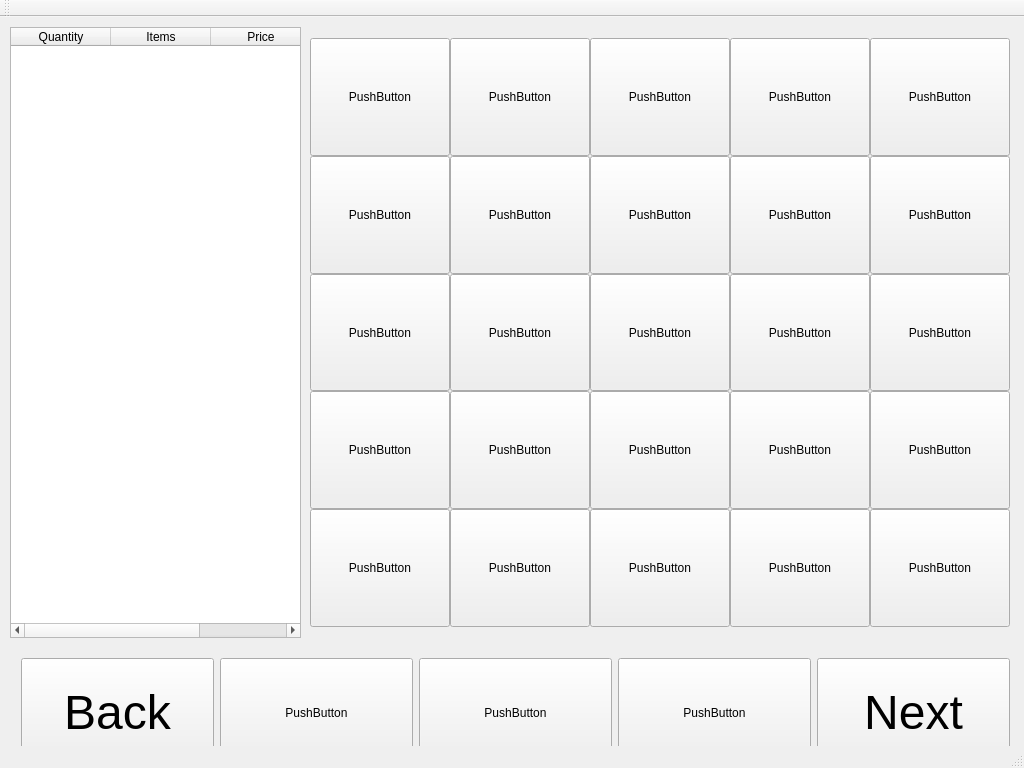
<?xml version="1.0" encoding="UTF-8"?>
<ui version="4.0">
 <class>MenuEntry</class>
 <widget class="QMainWindow" name="MenuEntry">
  <property name="geometry">
   <rect>
    <x>0</x>
    <y>0</y>
    <width>1024</width>
    <height>768</height>
   </rect>
  </property>
  <property name="minimumSize">
   <size>
    <width>1024</width>
    <height>768</height>
   </size>
  </property>
  <property name="maximumSize">
   <size>
    <width>1024</width>
    <height>768</height>
   </size>
  </property>
  <property name="windowTitle">
   <string>MainWindow</string>
  </property>
  <widget class="QWidget" name="centralWidget">
   <widget class="QWidget" name="gridLayoutWidget">
    <property name="geometry">
     <rect>
      <x>310</x>
      <y>10</y>
      <width>711</width>
      <height>611</height>
     </rect>
    </property>
    <layout class="QGridLayout" name="Menu_Buttons" rowstretch="0,0,0,0,0" rowminimumheight="0,0,0,0,0">
     <property name="sizeConstraint">
      <enum>QLayout::SetMinimumSize</enum>
     </property>
     <property name="leftMargin">
      <number>0</number>
     </property>
     <property name="spacing">
      <number>0</number>
     </property>
     <item row="2" column="1">
      <widget class="QPushButton" name="btn12">
       <property name="sizePolicy">
        <sizepolicy hsizetype="Preferred" vsizetype="Preferred">
         <horstretch>0</horstretch>
         <verstretch>0</verstretch>
        </sizepolicy>
       </property>
       <property name="text">
        <string>PushButton</string>
       </property>
      </widget>
     </item>
     <item row="3" column="0">
      <widget class="QPushButton" name="btn16">
       <property name="sizePolicy">
        <sizepolicy hsizetype="Preferred" vsizetype="Preferred">
         <horstretch>0</horstretch>
         <verstretch>0</verstretch>
        </sizepolicy>
       </property>
       <property name="text">
        <string>PushButton</string>
       </property>
      </widget>
     </item>
     <item row="2" column="0">
      <widget class="QPushButton" name="btn11">
       <property name="sizePolicy">
        <sizepolicy hsizetype="Preferred" vsizetype="Preferred">
         <horstretch>0</horstretch>
         <verstretch>0</verstretch>
        </sizepolicy>
       </property>
       <property name="text">
        <string>PushButton</string>
       </property>
      </widget>
     </item>
     <item row="3" column="1">
      <widget class="QPushButton" name="btn17">
       <property name="sizePolicy">
        <sizepolicy hsizetype="Preferred" vsizetype="Preferred">
         <horstretch>0</horstretch>
         <verstretch>0</verstretch>
        </sizepolicy>
       </property>
       <property name="text">
        <string>PushButton</string>
       </property>
      </widget>
     </item>
     <item row="1" column="0">
      <widget class="QPushButton" name="btn06">
       <property name="sizePolicy">
        <sizepolicy hsizetype="Preferred" vsizetype="Preferred">
         <horstretch>0</horstretch>
         <verstretch>0</verstretch>
        </sizepolicy>
       </property>
       <property name="text">
        <string>PushButton</string>
       </property>
      </widget>
     </item>
     <item row="4" column="1">
      <widget class="QPushButton" name="btn22">
       <property name="sizePolicy">
        <sizepolicy hsizetype="Preferred" vsizetype="Preferred">
         <horstretch>0</horstretch>
         <verstretch>0</verstretch>
        </sizepolicy>
       </property>
       <property name="text">
        <string>PushButton</string>
       </property>
      </widget>
     </item>
     <item row="0" column="1">
      <widget class="QPushButton" name="btn02">
       <property name="sizePolicy">
        <sizepolicy hsizetype="Preferred" vsizetype="Preferred">
         <horstretch>0</horstretch>
         <verstretch>0</verstretch>
        </sizepolicy>
       </property>
       <property name="text">
        <string>PushButton</string>
       </property>
      </widget>
     </item>
     <item row="1" column="1">
      <widget class="QPushButton" name="btn07">
       <property name="sizePolicy">
        <sizepolicy hsizetype="Preferred" vsizetype="Preferred">
         <horstretch>0</horstretch>
         <verstretch>0</verstretch>
        </sizepolicy>
       </property>
       <property name="text">
        <string>PushButton</string>
       </property>
      </widget>
     </item>
     <item row="3" column="3">
      <widget class="QPushButton" name="btn19">
       <property name="sizePolicy">
        <sizepolicy hsizetype="Preferred" vsizetype="Preferred">
         <horstretch>0</horstretch>
         <verstretch>0</verstretch>
        </sizepolicy>
       </property>
       <property name="text">
        <string>PushButton</string>
       </property>
      </widget>
     </item>
     <item row="0" column="2">
      <widget class="QPushButton" name="btn03">
       <property name="sizePolicy">
        <sizepolicy hsizetype="Preferred" vsizetype="Preferred">
         <horstretch>0</horstretch>
         <verstretch>0</verstretch>
        </sizepolicy>
       </property>
       <property name="text">
        <string>PushButton</string>
       </property>
      </widget>
     </item>
     <item row="1" column="3">
      <widget class="QPushButton" name="btn09">
       <property name="sizePolicy">
        <sizepolicy hsizetype="Preferred" vsizetype="Preferred">
         <horstretch>0</horstretch>
         <verstretch>0</verstretch>
        </sizepolicy>
       </property>
       <property name="text">
        <string>PushButton</string>
       </property>
      </widget>
     </item>
     <item row="2" column="2">
      <widget class="QPushButton" name="btn13">
       <property name="sizePolicy">
        <sizepolicy hsizetype="Preferred" vsizetype="Preferred">
         <horstretch>0</horstretch>
         <verstretch>0</verstretch>
        </sizepolicy>
       </property>
       <property name="text">
        <string>PushButton</string>
       </property>
      </widget>
     </item>
     <item row="2" column="4">
      <widget class="QPushButton" name="btn15">
       <property name="sizePolicy">
        <sizepolicy hsizetype="Preferred" vsizetype="Preferred">
         <horstretch>0</horstretch>
         <verstretch>0</verstretch>
        </sizepolicy>
       </property>
       <property name="text">
        <string>PushButton</string>
       </property>
      </widget>
     </item>
     <item row="0" column="3">
      <widget class="QPushButton" name="btn04">
       <property name="sizePolicy">
        <sizepolicy hsizetype="Preferred" vsizetype="Preferred">
         <horstretch>0</horstretch>
         <verstretch>0</verstretch>
        </sizepolicy>
       </property>
       <property name="text">
        <string>PushButton</string>
       </property>
      </widget>
     </item>
     <item row="3" column="2">
      <widget class="QPushButton" name="btn18">
       <property name="sizePolicy">
        <sizepolicy hsizetype="Preferred" vsizetype="Preferred">
         <horstretch>0</horstretch>
         <verstretch>0</verstretch>
        </sizepolicy>
       </property>
       <property name="text">
        <string>PushButton</string>
       </property>
      </widget>
     </item>
     <item row="4" column="2">
      <widget class="QPushButton" name="btn23">
       <property name="sizePolicy">
        <sizepolicy hsizetype="Preferred" vsizetype="Preferred">
         <horstretch>0</horstretch>
         <verstretch>0</verstretch>
        </sizepolicy>
       </property>
       <property name="text">
        <string>PushButton</string>
       </property>
      </widget>
     </item>
     <item row="1" column="4">
      <widget class="QPushButton" name="btn10">
       <property name="sizePolicy">
        <sizepolicy hsizetype="Preferred" vsizetype="Preferred">
         <horstretch>0</horstretch>
         <verstretch>0</verstretch>
        </sizepolicy>
       </property>
       <property name="text">
        <string>PushButton</string>
       </property>
      </widget>
     </item>
     <item row="3" column="4">
      <widget class="QPushButton" name="btn20">
       <property name="sizePolicy">
        <sizepolicy hsizetype="Preferred" vsizetype="Preferred">
         <horstretch>0</horstretch>
         <verstretch>0</verstretch>
        </sizepolicy>
       </property>
       <property name="text">
        <string>PushButton</string>
       </property>
      </widget>
     </item>
     <item row="4" column="4">
      <widget class="QPushButton" name="btn25">
       <property name="sizePolicy">
        <sizepolicy hsizetype="Preferred" vsizetype="Preferred">
         <horstretch>0</horstretch>
         <verstretch>0</verstretch>
        </sizepolicy>
       </property>
       <property name="text">
        <string>PushButton</string>
       </property>
      </widget>
     </item>
     <item row="2" column="3">
      <widget class="QPushButton" name="btn14">
       <property name="sizePolicy">
        <sizepolicy hsizetype="Preferred" vsizetype="Preferred">
         <horstretch>0</horstretch>
         <verstretch>0</verstretch>
        </sizepolicy>
       </property>
       <property name="text">
        <string>PushButton</string>
       </property>
      </widget>
     </item>
     <item row="0" column="4">
      <widget class="QPushButton" name="btn05">
       <property name="sizePolicy">
        <sizepolicy hsizetype="Preferred" vsizetype="Preferred">
         <horstretch>0</horstretch>
         <verstretch>0</verstretch>
        </sizepolicy>
       </property>
       <property name="text">
        <string>PushButton</string>
       </property>
      </widget>
     </item>
     <item row="4" column="3">
      <widget class="QPushButton" name="btn24">
       <property name="sizePolicy">
        <sizepolicy hsizetype="Preferred" vsizetype="Preferred">
         <horstretch>0</horstretch>
         <verstretch>0</verstretch>
        </sizepolicy>
       </property>
       <property name="text">
        <string>PushButton</string>
       </property>
      </widget>
     </item>
     <item row="1" column="2">
      <widget class="QPushButton" name="btn08">
       <property name="sizePolicy">
        <sizepolicy hsizetype="Preferred" vsizetype="Preferred">
         <horstretch>0</horstretch>
         <verstretch>0</verstretch>
        </sizepolicy>
       </property>
       <property name="text">
        <string>PushButton</string>
       </property>
      </widget>
     </item>
     <item row="0" column="0">
      <widget class="QPushButton" name="btn01">
       <property name="enabled">
        <bool>true</bool>
       </property>
       <property name="sizePolicy">
        <sizepolicy hsizetype="Preferred" vsizetype="Preferred">
         <horstretch>0</horstretch>
         <verstretch>0</verstretch>
        </sizepolicy>
       </property>
       <property name="text">
        <string>PushButton</string>
       </property>
      </widget>
     </item>
     <item row="4" column="0">
      <widget class="QPushButton" name="btn21">
       <property name="sizePolicy">
        <sizepolicy hsizetype="Preferred" vsizetype="Preferred">
         <horstretch>0</horstretch>
         <verstretch>0</verstretch>
        </sizepolicy>
       </property>
       <property name="text">
        <string>PushButton</string>
       </property>
      </widget>
     </item>
    </layout>
   </widget>
   <widget class="QTableWidget" name="tableWidget">
    <property name="geometry">
     <rect>
      <x>10</x>
      <y>10</y>
      <width>291</width>
      <height>611</height>
     </rect>
    </property>
    <property name="showGrid">
     <bool>true</bool>
    </property>
    <column>
     <property name="text">
      <string>Quantity</string>
     </property>
    </column>
    <column>
     <property name="text">
      <string>Items</string>
     </property>
    </column>
    <column>
     <property name="text">
      <string>Price</string>
     </property>
    </column>
   </widget>
   <widget class="QWidget" name="horizontalLayoutWidget">
    <property name="geometry">
     <rect>
      <x>10</x>
      <y>630</y>
      <width>1011</width>
      <height>131</height>
     </rect>
    </property>
    <layout class="QHBoxLayout" name="Navigation_Bar">
     <item>
      <widget class="QPushButton" name="back">
       <property name="sizePolicy">
        <sizepolicy hsizetype="Minimum" vsizetype="Minimum">
         <horstretch>0</horstretch>
         <verstretch>0</verstretch>
        </sizepolicy>
       </property>
       <property name="font">
        <font>
         <pointsize>36</pointsize>
        </font>
       </property>
       <property name="autoFillBackground">
        <bool>false</bool>
       </property>
       <property name="text">
        <string>Back</string>
       </property>
      </widget>
     </item>
     <item>
      <widget class="QPushButton" name="pushButton_3">
       <property name="sizePolicy">
        <sizepolicy hsizetype="Minimum" vsizetype="Minimum">
         <horstretch>0</horstretch>
         <verstretch>0</verstretch>
        </sizepolicy>
       </property>
       <property name="text">
        <string>PushButton</string>
       </property>
      </widget>
     </item>
     <item>
      <widget class="QPushButton" name="pushButton_2">
       <property name="sizePolicy">
        <sizepolicy hsizetype="Minimum" vsizetype="Minimum">
         <horstretch>0</horstretch>
         <verstretch>0</verstretch>
        </sizepolicy>
       </property>
       <property name="text">
        <string>PushButton</string>
       </property>
      </widget>
     </item>
     <item>
      <widget class="QPushButton" name="pushButton_5">
       <property name="sizePolicy">
        <sizepolicy hsizetype="Minimum" vsizetype="Minimum">
         <horstretch>0</horstretch>
         <verstretch>0</verstretch>
        </sizepolicy>
       </property>
       <property name="text">
        <string>PushButton</string>
       </property>
      </widget>
     </item>
     <item>
      <widget class="QPushButton" name="next">
       <property name="sizePolicy">
        <sizepolicy hsizetype="Minimum" vsizetype="Minimum">
         <horstretch>0</horstretch>
         <verstretch>0</verstretch>
        </sizepolicy>
       </property>
       <property name="font">
        <font>
         <pointsize>36</pointsize>
        </font>
       </property>
       <property name="text">
        <string>Next</string>
       </property>
      </widget>
     </item>
    </layout>
   </widget>
  </widget>
  <widget class="QMenuBar" name="menuBar">
   <property name="geometry">
    <rect>
     <x>0</x>
     <y>0</y>
     <width>1024</width>
     <height>21</height>
    </rect>
   </property>
  </widget>
  <widget class="QToolBar" name="mainToolBar">
   <attribute name="toolBarArea">
    <enum>TopToolBarArea</enum>
   </attribute>
   <attribute name="toolBarBreak">
    <bool>false</bool>
   </attribute>
  </widget>
  <widget class="QStatusBar" name="statusBar"/>
 </widget>
 <layoutdefault spacing="6" margin="11"/>
 <resources/>
 <connections/>
</ui>
